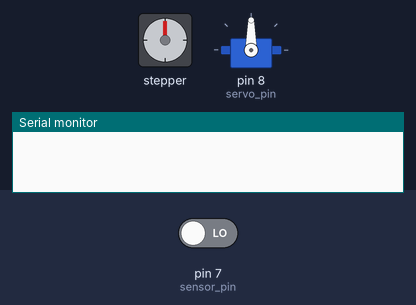
This sketch was run on a simulated Arduino Uno, built with avr-gcc and run on an emulated ATmega328P. Shown: stepper motor, servo, the last lines printed to the serial monitor. Wiring (inferred from the names in the program): stepper motor driver (6400 steps per turn assumed): step pin 3; direction pin 2. The inputs (shaded band) are chosen by the test bench; at power-on: pin 7 (sensor_pin) LOW.

Above: at 1.2 s.
1.3 s: pin 7 (sensor_pin) driven HIGH
At 3.0 s:
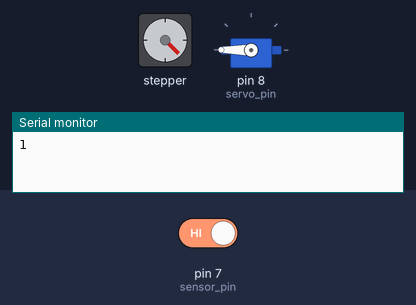
At 4.0 s:
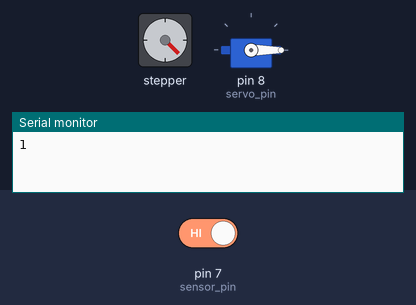
4.3 s: pin 7 (sensor_pin) driven LOW
At 6.3 s:
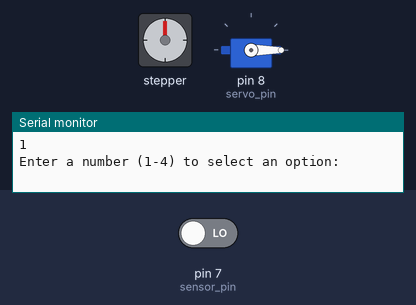
Timing chart, 0 to 7.8 s (numbered marks = the images above; inputs shaded):
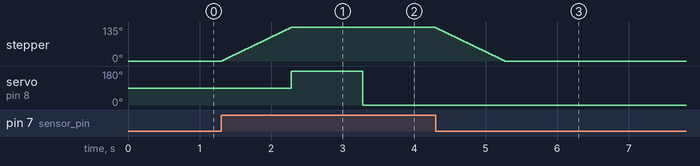

The sketch:

Use_this.ino
```cpp
#include <Servo.h>

Servo tap_servo;

#define dirPin 2
#define stepPin 3
#define stepsPerRevolution 6400

const int option1 = 800;  // 1600 steps
const int option2 = 2400;  // 3200 steps
const int option3 = 3200;  // 4800 steps
const int option4 = 4000;  // 6400 steps
int sensor_pin = 7;
int servo_pin = 8;
int user_option;

void setup() {
  // Declare pins as output:
  pinMode(stepPin, OUTPUT);
  pinMode(dirPin, OUTPUT);
  pinMode(sensor_pin, INPUT);
  tap_servo.attach(servo_pin);

  // Initialize Serial Monitor
  Serial.begin(9600);
}

void moveStepper(int steps, bool forward) {
  digitalWrite(dirPin, forward ? HIGH : LOW);
  for (int i = 0; i < steps; i++) {
    digitalWrite(stepPin, HIGH);
    delayMicroseconds(200);
    digitalWrite(stepPin, LOW);
    delayMicroseconds(200);
  }
}

void operateServo() {
  tap_servo.write(180);  // Move servo to 180 degrees
  delay(1000);           // Wait 1 second
  tap_servo.write(0);    // Move servo back to 0 degrees
  delay(1000);           // Wait 1 second
}

void loop() {
  user_option = digitalRead(sensor_pin);
  if (user_option>0) {
    Serial.println(user_option);

    switch (user_option) {
      case 0:
        moveStepper(option1, true);
        operateServo();
        moveStepper(option1, false);
        break;
      case 1:
        moveStepper(option2, true);
        operateServo();
        moveStepper(option2, false);
        break;
      case 3:
        moveStepper(option1, false);
        operateServo();
        moveStepper(option1, true);
        break;
      case 4:
        moveStepper(option2, false);
        operateServo();
        moveStepper(option2, true);
        break;
      default:

        break;
    }

    Serial.println("Enter a number (1-4) to select an option:");
  }
}
```

Measured:
- after the input at 1.3 s, stepper: turns 135° clockwise in 0.97 s, then 1° counter-clockwise in 0.00 s; servo on pin 8 (servo_pin): 90° → 180° after 0.98 s, → 0° 1.0 s later
- after the input at 4.3 s, stepper: goes on until 5.3 s, then stays 0°; servo on pin 8 (servo_pin): stops changing and stays 0°
